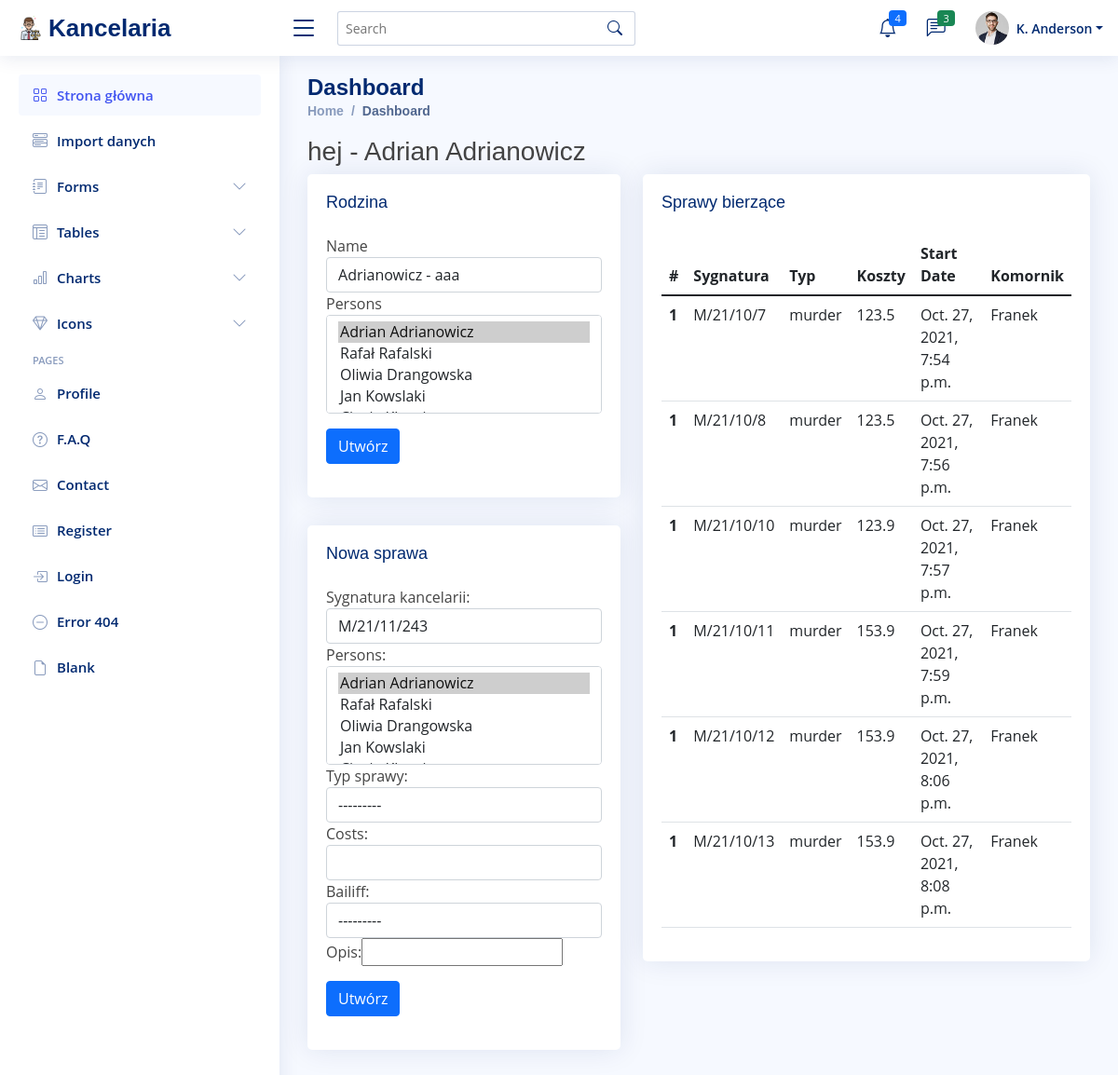
Page /person/1 on the committed database.
### register/models.py (models this page shows, shortened)
class Person(models.Model):
    first_name = models.CharField(max_length=30, null=True, blank=True, verbose_name='imię')
    last_name = models.CharField(max_length=60, verbose_name='nazwisko')
    address = models.CharField(max_length=60, null=True, blank=True, verbose_name='adres')
    phone = models.CharField(max_length=30, null=True, blank=True, verbose_name='numer telefonu')
    date_created = models.DateTimeField(auto_now_add=True)
    note = models.CharField(max_length=30, null=True, blank=True, verbose_name='notatka')
    def __str__(self):
        return f"{self.first_name} {self.last_name}"

class Case(models.Model):
    TYPE = (('eviction', 'eksmisja'), ('murder', 'morderstwo'))
    signature = models.CharField(max_length=30, null=True, blank=True, unique=True,
                                 verbose_name='sygnatura kancelarii'
                                 )
    persons = models.ManyToManyField(Person)
    companies = models.ManyToManyField(Company)
    type = models.CharField(max_length=60, choices=TYPE, null=True, blank=True, verbose_name='typ sprawy', default=None)
    result = models.CharField(max_length=60, blank=True, null=True, verbose_name='wynik sprawy')
    create_date = models.DateTimeField(auto_now_add=True, null=True, blank=True)
    costs = models.FloatField(null=True, blank=True)
    bailiff = models.ForeignKey(Bailiff, null=True, blank=True, on_delete=models.SET_NULL, default=None)
    description = models.CharField(max_length=250, null=True, blank=True, verbose_name='opis', default=None)

class Bailiff(models.Model):
    name = models.CharField(max_length=60)
    def __str__(self):
        return f"{self.name}"

### register/views.py (the view)
# urls.py: path('person', views.person, name='persons'),
def person(request, pk=0):
    if request.method == 'GET':
        if pk:
            find = Person.objects.get(pk=pk)
            ff = Family.objects.filter(persons=find)
            if ff.count() < 1:
                ff = FamilyCreateForm(
                    initial={
                        'name': f'{find.last_name} - {find.address}',
                        'persons': find
                    }
                )
            begin_of_month = date.today().replace(day=1)
            gen = Case.objects.filter(create_date__gte=begin_of_month).count()+1
            cases = Case.objects.filter(persons__pk=pk)
            new_case_form = CaseForm(
                initial={
                    'signature': f'M/{datetime.now().strftime("%y/%m")}/{gen}',
                    'persons': find
                }
            )
            context = {
                'person': find,
                'family': ff,
                'new_case': new_case_form,
                'cases': cases,
            }
            return render(request, 'person/selected.html', context)
        else:
            context = {
                'persons': Person.objects.all()
            }
            return render(request, 'person/list.html', context)

### register/forms.py
class FamilyCreateForm(forms.ModelForm):
    class Meta:
        model = Family
        fields = '__all__'
        widgets = {
            'name': TextInput(attrs={'class': 'form-control'}),
            'persons': SelectMultiple(attrs={'class': 'form-control'}),
        }

class CaseForm(forms.ModelForm):
    class Meta:
        model = Case
        exclude = ['date_created', 'result', 'companies']
        widgets = {
            'signature': TextInput(attrs={'class': 'form-control'}),
            'costs': NumberInput(attrs={'class': 'form-control'}),
            'type': Select(attrs={'class': 'form-control'}),
            'bailiff': Select(attrs={'class': 'form-control'}),
            'persons': SelectMultiple(attrs={'class': 'form-control'}),
        }

### register/templates/person/selected.html (shortened to what this page needs)
{% extends 'base.html' %}
{% block content %}
<h3>hej - {{ person }}</h3>
<div class="row">
    <div class="col-5">
        <div class="card">
            <div class="card-body">
                <h5 class="card-title">Rodzina  </h5>
                <form action="{% url 'register:family' %}" method="POST">
                    {% for field in family %}
                    <div class="col">
                        {{ field.label }}
                        {{ field }}
                    </div>
                    {% endfor %}
                    <button type="submit" class="btn btn-primary my-3">Utwórz</button>
                </form>
            </div>
        </div>
        <div class="card">
            <div class="card-body">
                <h5 class="card-title">Nowa sprawa</h5>
                <form action="{% url 'register:case' %}" method="POST">
                    {{ new_case }}
                    <button type="submit" class="btn btn-primary my-3">Utwórz</button>
                </form>
            </div>
        </div>
    </div>
    <div class="col-7">
        <div class="card">
            <div class="card-body">
                <h5 class="card-title">Sprawy bierzące</h5>
                <table class="table">
                    <thead>
                    <tr>
                        <th scope="col">#</th>
                        <th scope="col">Sygnatura</th>
                        <th scope="col">Typ</th>
                        <th scope="col">Koszty</th>
                        <th scope="col">Start Date</th>
                        <th scope="col">Komornik</th>
                    </tr>
                    </thead>
                    <tbody>
                    {% for case in cases %}
                    <tr>
                        <th scope="row">1</th>
                        <td>{{ case.signature }}</td>
                        <td>{{ case.type }}</td>
                        <td>{{ case.costs }}</td>
                        <td>{{ case.create_date }}</td>
                        <td>{{ case.bailiff }}</td>
                    </tr>
                    {% endfor %}
                </table>
            </div>
        </div>
    </div>
</div>
{% endblock %}

### register/static/css/style.css (style rules this page uses)
:root { scroll-behavior: smooth; }
body { font-family: "Open Sans", sans-serif; background: #f6f9ff; color: #444444; }
h1, h2, h3, h4, h5, h6 { font-family: "Nunito", sans-serif; }
.card { margin-bottom: 30px; border: none; border-radius: 5px; box-shadow: 0px 0 30px rgba(1, 41, 112, 0.1); overflow: hidden; }
.card-title { padding: 20px 0 15px 0; font-size: 18px; font-weight: 500; color: #012970; font-family: "Poppins", sans-serif; }
.card-body { padding: 0 20px 20px 20px; }

### rows in the picture
Person: first_name+last_name "Adrian Adrianowicz"
Case: signature "M/21/10/7", type "murder", costs "123.5", create_date "Oct. 27, 2021, 7:54 p.m.", bailiff "Franek"
Case: signature "M/21/10/8", type "murder", costs "123.5", create_date "Oct. 27, 2021, 7:56 p.m.", bailiff "Franek"
Case: signature "M/21/10/10", type "murder", costs "123.9", create_date "Oct. 27, 2021, 7:57 p.m.", bailiff "Franek"
Case: signature "M/21/10/11", type "murder", costs "153.9", create_date "Oct. 27, 2021, 7:59 p.m.", bailiff "Franek"
Case: signature "M/21/10/12", type "murder", costs "153.9", create_date "Oct. 27, 2021, 8:06 p.m.", bailiff "Franek"
Case: signature "M/21/10/13", type "murder", costs "153.9", create_date "Oct. 27, 2021, 8:08 p.m.", bailiff "Franek"

### other values in the picture
{{ field.label }} "Name" "Persons"
